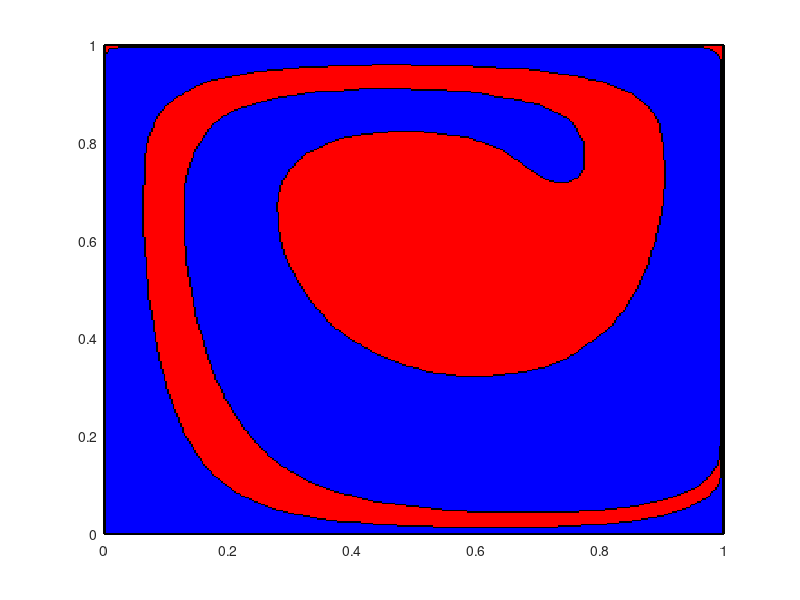

Write the MATLAB code that produced this figure.


load Mb
figure 
hold on

for i = 0:9

   X = Mb(10*i+1).cdata;
   z = 10*i 
  
   surface('XData',[0 1;0 1],...
      'YData',[0 0;1 1],...
      'ZData',[z z; z z],...
      'CData',X,...
      'FaceColor','texturemap');

end
